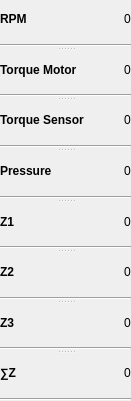
   <widget class="QSplitter" name="splitter_2">
    <property name="geometry">
     <rect>
      <x>10</x>
      <y>130</y>
      <width>131</width>
      <height>401</height>
     </rect>
    </property>
    <property name="orientation">
     <enum>Qt::Vertical</enum>
    </property>
    <widget class="QWidget" name="">
     <layout class="QGridLayout" name="gridLayout_3">
      <item row="0" column="2">
       <spacer name="horizontalSpacer">
        <property name="orientation">
         <enum>Qt::Horizontal</enum>
        </property>
        <property name="sizeHint" stdset="0">
         <size>
          <width>88</width>
          <height>20</height>
         </size>
        </property>
       </spacer>
      </item>
      <item row="0" column="0">
       <widget class="QLabel" name="label_8">
        <property name="font">
         <font>
          <weight>75</weight>
          <bold>true</bold>
         </font>
        </property>
        <property name="text">
         <string>RPM</string>
        </property>
       </widget>
      </item>
      <item row="1" column="0" colspan="4">
       <widget class="Line" name="line_4">
        <property name="orientation">
         <enum>Qt::Horizontal</enum>
        </property>
       </widget>
      </item>
      <item row="0" column="3">
       <widget class="QLabel" name="label_RPM">
        <property name="font">
         <font>
          <underline>false</underline>
         </font>
        </property>
        <property name="text">
         <string>0</string>
        </property>
       </widget>
      </item>
     </layout>
    </widget>
    <widget class="QWidget" name="">
     <layout class="QGridLayout" name="gridLayout_4">
      <item row="0" column="0">
       <widget class="QLabel" name="label_10">
        <property name="font">
         <font>
          <weight>75</weight>
          <bold>true</bold>
         </font>
        </property>
        <property name="text">
         <string>Torque Motor</string>
        </property>
       </widget>
      </item>
      <item row="0" column="1">
       <spacer name="horizontalSpacer_2">
        <property name="orientation">
         <enum>Qt::Horizontal</enum>
        </property>
        <property name="sizeHint" stdset="0">
         <size>
          <width>40</width>
          <height>20</height>
         </size>
        </property>
       </spacer>
      </item>
      <item row="0" column="2">
       <widget class="QLabel" name="label_Torque_Motor">
        <property name="font">
         <font>
          <underline>false</underline>
         </font>
        </property>
        <property name="text">
         <string>0</string>
        </property>
       </widget>
      </item>
      <item row="1" column="0" colspan="3">
       <widget class="Line" name="line_3">
        <property name="orientation">
         <enum>Qt::Horizontal</enum>
        </property>
       </widget>
      </item>
     </layout>
    </widget>
    <widget class="QWidget" name="">
     <layout class="QGridLayout" name="gridLayout_5">
      <item row="0" column="0">
       <widget class="QLabel" name="label_13">
        <property name="font">
         <font>
          <weight>75</weight>
          <bold>true</bold>
         </font>
        </property>
        <property name="text">
         <string>Torque Sensor</string>
        </property>
       </widget>
      </item>
      <item row="0" column="1">
       <spacer name="horizontalSpacer_3">
        <property name="orientation">
         <enum>Qt::Horizontal</enum>
        </property>
        <property name="sizeHint" stdset="0">
         <size>
          <width>40</width>
          <height>20</height>
         </size>
        </property>
       </spacer>
      </item>
      <item row="1" column="0" colspan="3">
       <widget class="Line" name="line_2">
        <property name="orientation">
         <enum>Qt::Horizontal</enum>
        </property>
       </widget>
      </item>
      <item row="0" column="2">
       <widget class="QLabel" name="label_Torque_Sensor">
        <property name="font">
         <font>
          <underline>false</underline>
         </font>
        </property>
        <property name="text">
         <string>0</string>
        </property>
       </widget>
      </item>
     </layout>
    </widget>
    <widget class="QWidget" name="">
     <layout class="QGridLayout" name="gridLayout_6">
      <item row="0" column="1">
       <spacer name="horizontalSpacer_4">
        <property name="orientation">
         <enum>Qt::Horizontal</enum>
        </property>
        <property name="sizeHint" stdset="0">
         <size>
          <width>40</width>
          <height>20</height>
         </size>
        </property>
       </spacer>
      </item>
      <item row="0" column="2">
       <widget class="QLabel" name="label_Pressure">
        <property name="font">
         <font>
          <underline>false</underline>
         </font>
        </property>
        <property name="text">
         <string>0</string>
        </property>
       </widget>
      </item>
      <item row="0" column="0">
       <widget class="QLabel" name="label_15">
        <property name="font">
         <font>
          <weight>75</weight>
          <bold>true</bold>
         </font>
        </property>
        <property name="text">
         <string>Pressure</string>
        </property>
       </widget>
      </item>
      <item row="1" column="0" colspan="3">
       <widget class="Line" name="line">
        <property name="orientation">
         <enum>Qt::Horizontal</enum>
        </property>
       </widget>
      </item>
     </layout>
    </widget>
    <widget class="QWidget" name="layoutWidget">
     <layout class="QGridLayout" name="gridLayout_8">
      <item row="0" column="1">
       <spacer name="horizontalSpacer_6">
        <property name="orientation">
         <enum>Qt::Horizontal</enum>
        </property>
        <property name="sizeHint" stdset="0">
         <size>
          <width>40</width>
          <height>20</height>
         </size>
        </property>
       </spacer>
      </item>
      <item row="0" column="2">
       <widget class="QLabel" name="label_Z1">
        <property name="font">
         <font>
          <underline>false</underline>
         </font>
        </property>
        <property name="text">
         <string>0</string>
        </property>
       </widget>
      </item>
      <item row="0" column="0">
       <widget class="QLabel" name="label_19">
        <property name="font">
         <font>
          <weight>75</weight>
          <bold>true</bold>
         </font>
        </property>
        <property name="text">
         <string>Z1</string>
        </property>
       </widget>
      </item>
      <item row="1" column="0" colspan="3">
       <widget class="Line" name="line_6">
        <property name="orientation">
         <enum>Qt::Horizontal</enum>
        </property>
       </widget>
      </item>
     </layout>
    </widget>
    <widget class="QWidget" name="layoutWidget_2">
     <layout class="QGridLayout" name="gridLayout_10">
      <item row="0" column="1">
       <spacer name="horizontalSpacer_8">
        <property name="orientation">
         <enum>Qt::Horizontal</enum>
        </property>
        <property name="sizeHint" stdset="0">
         <size>
          <width>40</width>
          <height>20</height>
         </size>
        </property>
       </spacer>
      </item>
      <item row="0" column="2">
       <widget class="QLabel" name="label_Z2">
        <property name="font">
         <font>
          <underline>false</underline>
         </font>
        </property>
        <property name="text">
         <string>0</string>
        </property>
       </widget>
      </item>
      <item row="0" column="0">
       <widget class="QLabel" name="label_23">
        <property name="font">
         <font>
          <weight>75</weight>
          <bold>true</bold>
         </font>
        </property>
        <property name="text">
         <string>Z2</string>
        </property>
       </widget>
      </item>
      <item row="1" column="0" colspan="3">
       <widget class="Line" name="line_8">
        <property name="orientation">
         <enum>Qt::Horizontal</enum>
        </property>
       </widget>
      </item>
     </layout>
    </widget>
    <widget class="QWidget" name="layoutWidget_3">
     <layout class="QGridLayout" name="gridLayout_12">
      <item row="0" column="1">
       <spacer name="horizontalSpacer_10">
        <property name="orientation">
         <enum>Qt::Horizontal</enum>
        </property>
        <property name="sizeHint" stdset="0">
         <size>
          <width>40</width>
          <height>20</height>
         </size>
        </property>
       </spacer>
      </item>
      <item row="0" column="2">
       <widget class="QLabel" name="label_Z3">
        <property name="font">
         <font>
          <underline>false</underline>
         </font>
        </property>
        <property name="text">
         <string>0</string>
        </property>
       </widget>
      </item>
      <item row="0" column="0">
       <widget class="QLabel" name="label_27">
        <property name="font">
         <font>
          <weight>75</weight>
          <bold>true</bold>
         </font>
        </property>
        <property name="text">
         <string>Z3</string>
        </property>
       </widget>
      </item>
      <item row="1" column="0" colspan="3">
       <widget class="Line" name="line_10">
        <property name="orientation">
         <enum>Qt::Horizontal</enum>
        </property>
       </widget>
      </item>
     </layout>
    </widget>
    <widget class="QWidget" name="layoutWidget_4">
     <layout class="QGridLayout" name="gridLayout_13">
      <item row="0" column="1">
       <spacer name="horizontalSpacer_11">
        <property name="orientation">
         <enum>Qt::Horizontal</enum>
        </property>
        <property name="sizeHint" stdset="0">
         <size>
          <width>40</width>
          <height>20</height>
         </size>
        </property>
       </spacer>
      </item>
      <item row="0" column="2">
       <widget class="QLabel" name="label_SumZ">
        <property name="font">
         <font>
          <underline>false</underline>
         </font>
        </property>
        <property name="text">
         <string>0</string>
        </property>
       </widget>
      </item>
      <item row="0" column="0">
       <widget class="QLabel" name="label_29">
        <property name="font">
         <font>
          <weight>75</weight>
          <bold>true</bold>
         </font>
        </property>
        <property name="text">
         <string>∑Z</string>
        </property>
       </widget>
      </item>
      <item row="1" column="0" colspan="3">
       <widget class="Line" name="line_11">
        <property name="orientation">
         <enum>Qt::Horizontal</enum>
        </property>
       </widget>
      </item>
     </layout>
    </widget>
   </widget>
